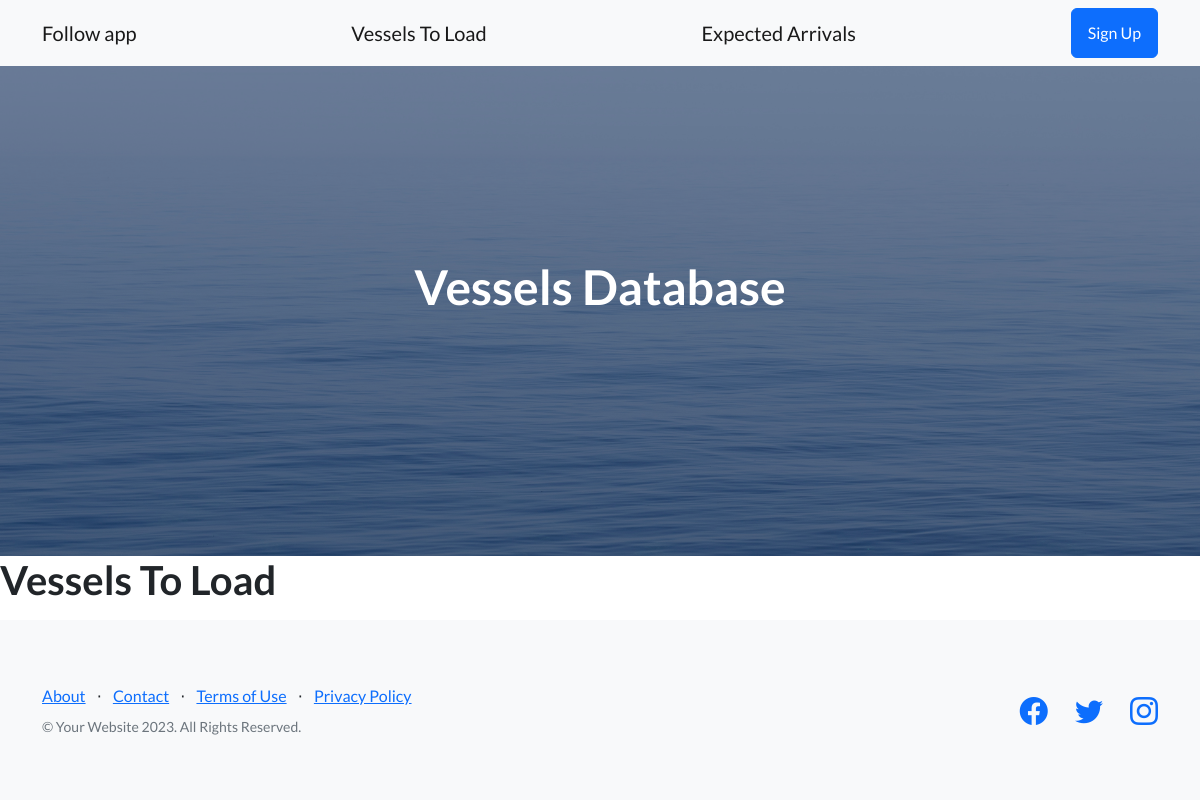
Page /vessel/vessels-to-load/ on the earlier database version.
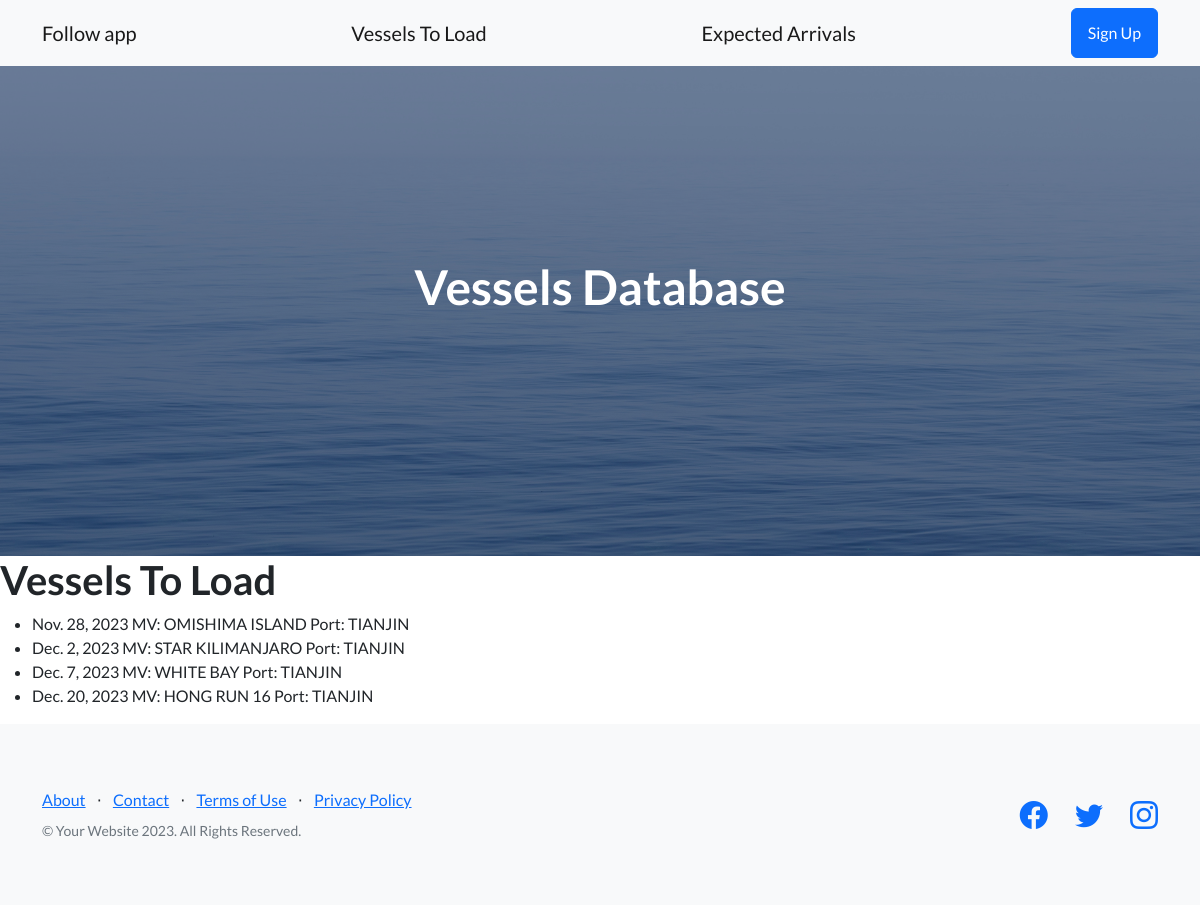
Same page on the later database version.
### Vessel/models.py (models this page shows, shortened)
class Vessel(models.Model):
    vessel_name = models.CharField(max_length=50)
    vessel_imo = models.IntegerField(blank=True, null=True)
    vessel_information = models.TextField(blank=True, null=True)
    vessel_schedule = models.TextField(blank=True, null=True)
    vessel_rotation = models.TextField(blank=True, null=True)
    transit_time = models.IntegerField(blank=True, null=True)
    loading_port = models.CharField(max_length=50, blank=True, null=True)
    anchor_loading_port = models.DateField(blank=True, null=True)
    eta_loading_port = models.DateField(blank=True, null=True)
    etb_loading_port = models.DateField(blank=True, null=True)
    ata_loading_port = models.DateField(blank=True, null=True)
    atb_loading_port = models.DateField(blank=True, null=True)
    etd_loading_port = models.DateField(blank=True, null=True)
    atd_loading_port = models.DateField(blank=True, null=True)
    discharge_port = models.CharField(max_length=50, blank=True, null=True)
    eta_discharge_port = models.DateField(blank=True, null=True)

### Vessel/views.py (the view)
# urls.py: path('vessels-to-load/', vessels_to_load, name= 'vessels to load'),
def vessels_to_load (request):
    vesselsList = Vessel.objects.all()
    availableDates = []
    today = date.today()
    if vesselsList.exists():
        for i in vesselsList:
            if i.atd_loading_port:
                pass
            elif i.ata_loading_port:
                availableDates.append((i.ata_loading_port, i.vessel_name, i.loading_port))
            elif i.atb_loading_port:
                availableDates.append((i.atb_loading_port, i.vessel_name, i.loading_port))
            elif i.etb_loading_port:
                availableDates.append((i.etb_loading_port, i.vessel_name, i.loading_port))
            elif i.eta_loading_port:
                availableDates.append((i.eta_loading_port, i.vessel_name, i.loading_port))
            elif i.anchor_loading_port:
                availableDates.append((i.anchor_loading_port, i.vessel_name, i.loading_port))
            else:
             pass
            availableDates = [
            (date_loading_port, vessel_name, loading_port)
            for date_loading_port, vessel_name, loading_port in availableDates
            if date_loading_port and (date_loading_port + timedelta(days=7)) >= today
            ]
            sorted_availableDates = sorted(availableDates)
        return render(request, "vessels_to_load.html", {"vessels_to_load":sorted_availableDates})

### Vessel/templates/vessels_to_load.html
{% extends 'father.html' %}
{% block contenidoQueCambia %}
<h1>Vessels To Load</h1>
<ul>
    {% for item in vessels_to_load %}
    <li>
        {{ item.0 }}
        MV: {{ item.1 }}
        Port: {{ item.2 }}
    </li>
{% endfor %}
</ul>
{% endblock contenidoQueCambia %}

### Vessel/templates/father.html (shortened to what this page needs)
<!DOCTYPE html>
<html lang="en">
    <head>
        {% load static %}
        <link href="https://cdn.jsdelivr.net/npm/bootstrap-icons@1.5.0/font/bootstrap-icons.css" rel="stylesheet" type="text/css" />
        <link href= "{% static 'css/styles.css' %}" rel="stylesheet" />
    </head>
    <body>
        {% include 'navbar.html' %}
        <header class="masthead">
            <div class="container position-relative">
                <div class="row justify-content-center">
                    <div class="col-xl-6">
                        <div class="text-center text-white">
                            <h1 class="mb-5">Vessels Database</h1>
                        </div>
                    </div>
                </div>
            </div>
        </header>
        {% block contenidoQueCambia %}
        {% endblock contenidoQueCambia %}
        <footer class="footer bg-light">
            <div class="container">
                <div class="row">
                    <div class="col-lg-6 h-100 text-center text-lg-start my-auto">
                        <ul class="list-inline mb-2">
                            <li class="list-inline-item"><a href="#!">About</a></li>
                            <li class="list-inline-item">⋅</li>
                            <li class="list-inline-item"><a href="#!">Contact</a></li>
                            <li class="list-inline-item">⋅</li>
                            <li class="list-inline-item"><a href="#!">Terms of Use</a></li>
                            <li class="list-inline-item">⋅</li>
                            <li class="list-inline-item"><a href="#!">Privacy Policy</a></li>
                        </ul>
                        <p class="text-muted small mb-4 mb-lg-0">&copy; Your Website 2023. All Rights Reserved.</p>
                    </div>
                    <div class="col-lg-6 h-100 text-center text-lg-end my-auto">
                        <ul class="list-inline mb-0">
                            <li class="list-inline-item me-4">
                                <a href="#!"><i class="bi-facebook fs-3"></i></a>
                            </li>
                            <li class="list-inline-item me-4">
                                <a href="#!"><i class="bi-twitter fs-3"></i></a>
                            </li>
                            <li class="list-inline-item">
                                <a href="#!"><i class="bi-instagram fs-3"></i></a>
                            </li>
                        </ul>
                    </div>
                </div>
            </div>
        </footer>
    </body>
</html>

### Vessel/templates/navbar.html
<nav class="navbar navbar-light bg-light static-top">
    <div class="container">
        <a class="navbar-brand" href="{% url 'follow app' %}">Follow app</a>
        <a class="navbar-brand" href="{% url 'vessels to load' %}">Vessels To Load</a>
        <a class="navbar-brand" href="{% url 'expected arrivals' %}">Expected Arrivals</a>
        <a class="btn btn-primary" href="#signup">Sign Up</a>
    </div>
</nav>

Differences in the rows shown:
added Vessel: eta_loading_port "Nov. 28, 2023", vessel_name "OMISHIMA ISLAND", loading_port "TIANJIN"
added Vessel: eta_loading_port "Dec. 2, 2023", vessel_name "STAR KILIMANJARO", loading_port "TIANJIN"
added Vessel: eta_loading_port "Dec. 7, 2023", vessel_name "WHITE BAY", loading_port "TIANJIN"
added Vessel: eta_loading_port "Dec. 20, 2023", vessel_name "HONG RUN 16", loading_port "TIANJIN"
Other differences:
new list line: "MV: Port:"
